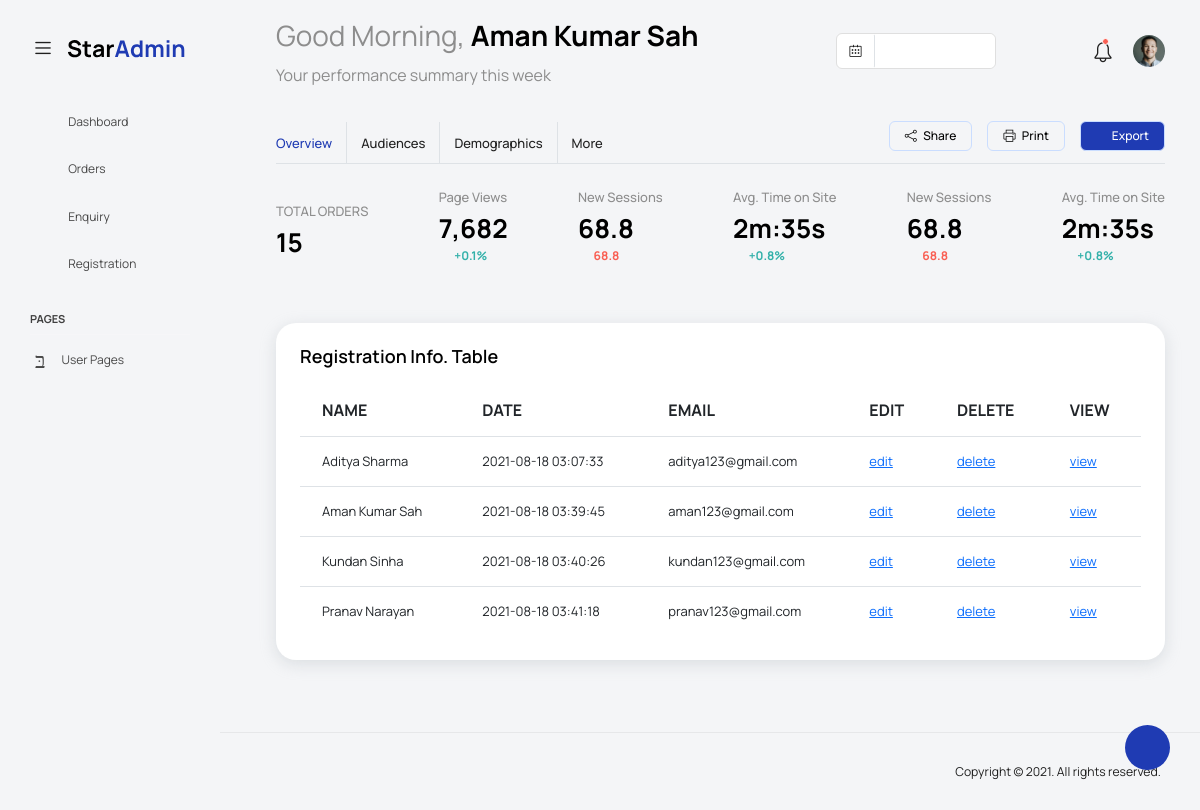
The page /registrationview.php on the database its author committed.
### tables this page shows
CREATE TABLE `register` (
  `reg_id` bigint(20) NOT NULL,
  `name` varchar(255) NOT NULL,
  `mobile` bigint(20) NOT NULL,
  `email` varchar(255) NOT NULL,
  `date` datetime NOT NULL,
  `image` varbinary(512) DEFAULT NULL,
  `pdf` varbinary(512) DEFAULT NULL
);

### registrationview.php (the view, shortened to what this page needs)
<?php
   include "module3setting.php";
  $sql="SELECT COUNT(*) AS no FROM orderinfo ";
  if($data=mysqli_query($conn,$sql))
  {
    if(mysqli_num_rows($data)>0)
    {
      $bakery=mysqli_fetch_array($data);
    }
    else{
       echo"Data not available";
    }
  }
  else{
     echo"Something wrong";
  }
?>
<!DOCTYPE html>
<html lang="en">
<head>
  <link rel="stylesheet" href="vendors/feather/feather.css">
  <link rel="stylesheet" href="vendors/mdi/css/materialdesignicons.min.css">
  <link rel="stylesheet" href="vendors/ti-icons/css/themify-icons.css">
  <link rel="stylesheet" href="vendors/typicons/typicons.css">
  <link rel="stylesheet" href="vendors/simple-line-icons/css/simple-line-icons.css">
  <link rel="stylesheet" href="vendors/css/vendor.bundle.base.css">
  <link rel="stylesheet" href="vendors/datatables.net-bs4/dataTables.bootstrap4.css">
  <link rel="stylesheet" href="js/select.dataTables.min.css">
  <link rel="stylesheet" href="css/vertical-layout-light/style.css">
</head>
<body>
  <div class="container-scroller">
    <nav class="navbar default-layout col-lg-12 col-12 p-0 fixed-top d-flex align-items-top flex-row">
      <div class="text-center navbar-brand-wrapper d-flex align-items-center justify-content-start">
        <div class="me-3">
          <button class="navbar-toggler navbar-toggler align-self-center" type="button" data-bs-toggle="minimize">
            <span class="icon-menu"></span>
          </button>
        </div>
        <div>
          <a class="navbar-brand brand-logo" href="index.html">
            <img src="images/logo.svg" alt="logo" />
          </a>
        </div>
      </div>
      <div class="navbar-menu-wrapper d-flex align-items-top">
        <ul class="navbar-nav">
          <li class="nav-item font-weight-semibold d-none d-lg-block ms-0">
            <h1 class="welcome-text">Good Morning, <span class="text-black fw-bold">Aman Kumar Sah</span></h1>
            <h3 class="welcome-sub-text">Your performance summary this week </h3>
          </li>
        </ul>
        <ul class="navbar-nav ms-auto">
          <li class="nav-item d-none d-lg-block">
            <div id="datepicker-popup" class="input-group date datepicker navbar-date-picker">
              <span class="input-group-addon input-group-prepend border-right">
                <span class="icon-calendar input-group-text calendar-icon"></span>
              </span>
              <input type="text" class="form-control">
            </div>
          </li>
          <li class="nav-item">
            <form class="search-form" action="#">
              <i class="icon-search"></i>
              <input type="search" class="form-control" placeholder="Search Here" title="Search here">
            </form>
          </li>
          <li class="nav-item dropdown">
            <a class="nav-link count-indicator" id="notificationDropdown" href="#" data-bs-toggle="dropdown">
              <i class="icon-mail icon-lg"></i>
            </a>
          </li>
          <li class="nav-item dropdown">
            <a class="nav-link count-indicator" id="countDropdown" href="#" data-bs-toggle="dropdown" aria-expanded="false">
              <i class="icon-bell"></i>
              <span class="count"></span>
            </a>
          </li>
          <?php
				include_once('dropdown.php');
			?>
        </ul>
      </div>
    </nav>
    <div class="container-fluid page-body-wrapper">
      <div class="theme-setting-wrapper">
        <div id="settings-trigger"><i class="ti-settings"></i></div>
      </div>
      	<?php
			include_once('leftnav.php');
		?>
      <div class="main-panel">
        <div class="content-wrapper">
          <div class="row">
            <div class="col-sm-12">
              <div class="home-tab">
                <div class="d-sm-flex align-items-center justify-content-between border-bottom">
                  <ul class="nav nav-tabs" role="tablist">
                    <li class="nav-item">
                      <a class="nav-link active ps-0" id="home-tab" data-bs-toggle="tab" href="#overview" role="tab" aria-controls="overview" aria-selected="true">Overview</a>
                    </li>
                    <li class="nav-item">
                      <a class="nav-link" id="profile-tab" data-bs-toggle="tab" href="#audiences" role="tab" aria-selected="false">Audiences</a>
                    </li>
                    <li class="nav-item">
                      <a class="nav-link" id="contact-tab" data-bs-toggle="tab" href="#demographics" role="tab" aria-selected="false">Demographics</a>
                    </li>
                    <li class="nav-item">
                      <a class="nav-link border-0" id="more-tab" data-bs-toggle="tab" href="#more" role="tab" aria-selected="false">More</a>
                    </li>
                  </ul>
                  <div>
                    <div class="btn-wrapper">
                      <a href="#" class="btn btn-otline-dark align-items-center"><i class="icon-share"></i> Share</a>
                      <a href="#" class="btn btn-otline-dark"><i class="icon-printer"></i> Print</a>
                      <a href="#" class="btn btn-primary text-white me-0"><i class="icon-download"></i> Export</a>
                    </div>
                  </div>
                </div>
                <div class="tab-content tab-content-basic">
                  <div class="tab-pane fade show active" id="overview" role="tabpanel" aria-labelledby="overview">
                    <div class="row">
                      <div class="col-sm-12">
          <div class="statistics-details d-flex align-items-center justify-content-between">
                          <div>
                            <p class="statistics-title">TOTAL ORDERS</p>
                            <h3 class="rate-percentage">
                            <?php
                               echo"".$bakery['no']."";
                            ?>
                            </h3>
                          </div>
                          <div>
                            <p class="statistics-title">Page Views</p>
                            <h3 class="rate-percentage">7,682</h3>
                            <p class="text-success d-flex"><i class="mdi mdi-menu-up"></i><span>+0.1%</span></p>
                          </div>
                          <div>
                            <p class="statistics-title">New Sessions</p>
                            <h3 class="rate-percentage">68.8</h3>
                            <p class="text-danger d-flex"><i class="mdi mdi-menu-down"></i><span>68.8</span></p>
                          </div>
                          <div class="d-none d-md-block">
                            <p class="statistics-title">Avg. Time on Site</p>
                            <h3 class="rate-percentage">2m:35s</h3>
                            <p class="text-success d-flex"><i class="mdi mdi-menu-down"></i><span>+0.8%</span></p>
                          </div>
                          <div class="d-none d-md-block">
                            <p class="statistics-title">New Sessions</p>
                            <h3 class="rate-percentage">68.8</h3>
                            <p class="text-danger d-flex"><i class="mdi mdi-menu-down"></i><span>68.8</span></p>
                          </div>
                          <div class="d-none d-md-block">
                            <p class="statistics-title">Avg. Time on Site</p>
                            <h3 class="rate-percentage">2m:35s</h3>
                            <p class="text-success d-flex"><i class="mdi mdi-menu-down"></i><span>+0.8%</span></p>
                          </div>
                        </div>
                      </div>
                    </div>
						<div class="col-lg-12 grid-margin stretch-card">
              <div class="card">
                <div class="card-body">
                  <h4 class="card-title">Registration Info. Table</h4>
                  <div class="table-responsive">
                    <table class="table table-hover">
				<?php
				include "module3setting.php";
				$sql="SELECT * FROM register";
				if($data=mysqli_query($conn,$sql))
				{
					if(mysqli_num_rows($data)>0)
					{
						echo"
							<tr>
								<th>NAME</th>
								<th>DATE</th>
								<th>EMAIL</th>
								<th>EDIT</th>
								<th>DELETE</th>
								<th>VIEW</th>
							</tr>";
							while($bakery=mysqli_fetch_array($data))
							{
							echo"<tr>";
									echo"<td>".$bakery['name']."</td>";
									echo"<td>".$bakery['date']."</td>";
									echo"<td>".$bakery['email']."</td>";
									echo"<td><a href=\"reg_edit.php?reg_id=".$bakery['reg_id']."\" onclick='return confirm(\"Are you sure to update\")'>edit</a></td>";
									echo"<td><a href=\"reg_delete.php?reg_id=".$bakery['reg_id']."\")'>delete</a></td>";
									echo"<td><a href=\"reg_view.php?reg_id=".$bakery['reg_id']."\" onclick='return confirm(\"Are you sure to view\")'>view</a></td>";
							echo"</tr>";
							}
					}
					else{
						echo"Data not available";
					}
				}
				else{
					echo"Something wrong";
				}
			?>
                    </table>
                  </div>
                </div>
              </div>
            </div>
                  </div>
                </div>
              </div>
            </div>
          </div>
        </div>
        <footer class="footer">
          <div class="d-sm-flex justify-content-center justify-content-sm-between">
            <span class="float-none float-sm-right d-block mt-1 mt-sm-0 text-center">Copyright © 2021. All rights reserved.</span>
          </div>
        </footer>
      </div>
    </div>
  </div>
</body>
</html>

### rows shown on the page
register: name "Aditya Sharma", date "2021-08-18 03:07:33", email "aditya123@gmail.com"
register: name "Aman Kumar Sah", date "2021-08-18 03:39:45", email "aman123@gmail.com"
register: name "Kundan Sinha", date "2021-08-18 03:40:26", email "kundan123@gmail.com"
register: name "Pranav Narayan", date "2021-08-18 03:41:18", email "pranav123@gmail.com"

### other values the page prints
$bakery['no'] "15"
